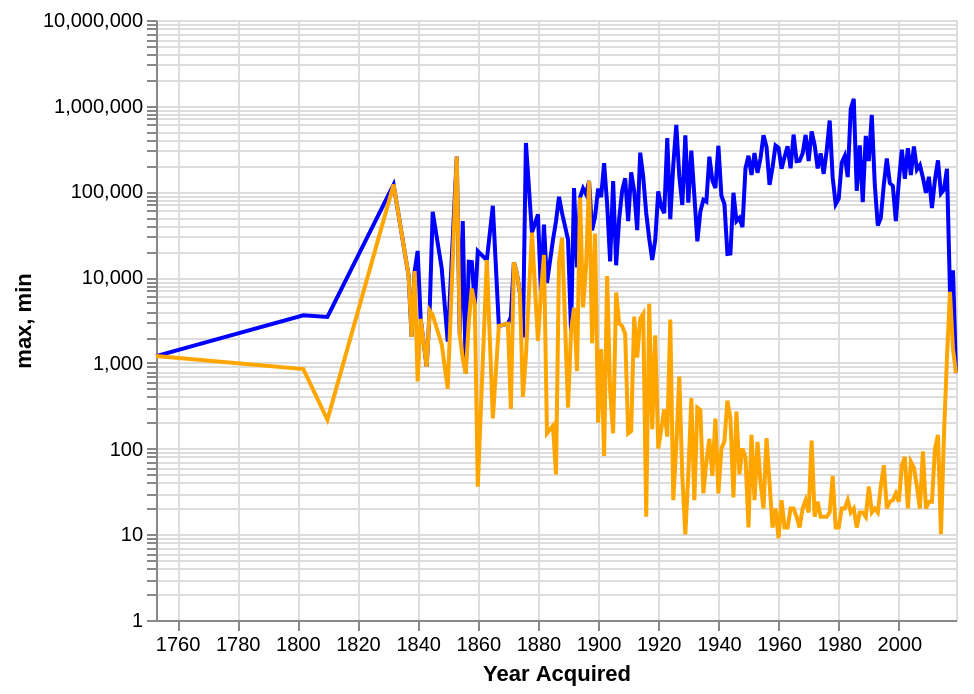

Write the Vega-Lite specification saved for this chart.
### Vega-Lite specification from a JSON file in a GitHub repository (floating-point values rounded to 4 significant figures; data arrays with more than 128 entries replaced by an {"elided": "..."} marker saying what was removed)
{"config": {"view": {"continuousWidth": 400, "continuousHeight": 300}}, "layer": [{"mark": {"type": "line", "color": "blue"}, "encoding": {"x": {"field": "Year Acquired", "type": "temporal"}, "y": {"field": "max", "scale": {"type": "log"}, "type": "quantitative"}}}, {"mark": {"type": "line", "color": "orange"}, "encoding": {"x": {"field": "Year Acquired", "type": "temporal"}, "y": {"field": "min", "scale": {"type": "log"}, "type": "quantitative"}}}], "data": {"values": {"elided": "171 records"}}, "$schema": "https://vega.github.io/schema/vega-lite/v5.json"}
